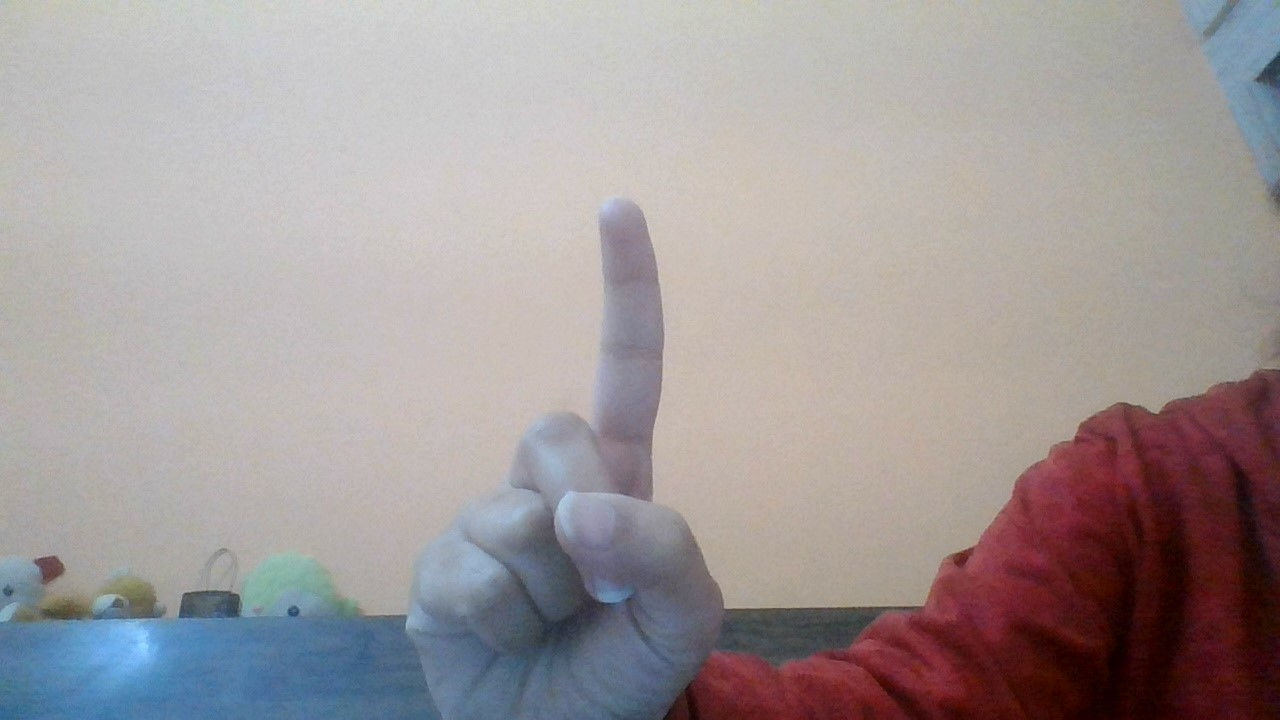
//> input picture HandGesture/HandGesture/1.jpg, 1280 x 720 px, given in place of the camera
$ ./HandGesture   (built with g++ and OpenCV 4)
//> lines starting //> are read from the running program, lines starting //| are printed output that depends on the picture; after the words box and inside, x2 and y2 are one past the last pixel; in counts of white or black regions, pixels touching at a corner belong together
#include "opencv2/imgproc/imgproc.hpp"
#include <opencv2/highgui/highgui.hpp>
#include <iostream>

using namespace cv;
using namespace std;

int main(int argc, const char** argv)
{


    VideoCapture cam(0);
    if (!cam.isOpened()) {
        cout << "ERROR not opened " << endl;
        return -1;
    }
    Mat img;
    Mat img_threshold;
    Mat img_gray;
    Mat img_roi;
    namedWindow("Original_image", WINDOW_AUTOSIZE);
    namedWindow("Gray_image", WINDOW_AUTOSIZE);
    namedWindow("Thresholded_image", WINDOW_AUTOSIZE);
    namedWindow("ROI", WINDOW_AUTOSIZE);
    char a[40];
    int count = 0;
    while (1) {
        bool b = cam.read(img);
//> img is the input picture: 720 rows x 1280 cols, CV_8UC3; mean B, G, R 153.5, 153, 161
        if (!b) {
            cout << "ERROR : cannot read" << endl;
            return -1;
        }
        Rect roi(340, 100, 270, 270);
        img_roi = img(roi);
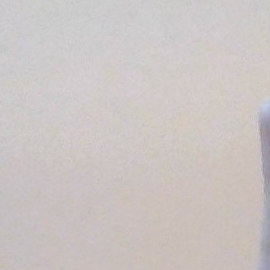
//> img_roi: 270 rows x 270 cols, CV_8UC3; mean B, G, R 195.1, 196.8, 203.3
        cvtColor(img_roi, img_gray, COLOR_BGR2GRAY);

        GaussianBlur(img_gray, img_gray, Size(19, 19), 0.0, 0);
        threshold(img_gray, img_threshold, 0, 255, THRESH_BINARY_INV + THRESH_OTSU);
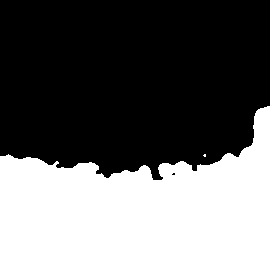
//> img_threshold: 270 rows x 270 cols, CV_8UC1; 40.6% white; 2 white regions (1 under 20 px)

        vector<vector<Point> >contours;
        vector<Vec4i>hierarchy;
        findContours(img_threshold, contours, hierarchy, RETR_EXTERNAL, CHAIN_APPROX_SIMPLE, Point());
//> contours = 2 contours, 1 with area under 20; largest, box (x1, y1, x2, y2) and area: (0, 106, 270, 270) 29160
        if (contours.size() > 0) {
            size_t indexOfBiggestContour = -1;
            size_t sizeOfBiggestContour = 0;

            for (size_t i = 0; i < contours.size(); i++) {
                if (contours[i].size() > sizeOfBiggestContour) {
                    sizeOfBiggestContour = contours[i].size();
                    indexOfBiggestContour = i;
                }
            }
//> this loop made 2 passes
//> sizeOfBiggestContour on passes 1 to 2: 5, 196
//> after the loop, sizeOfBiggestContour = 196; indexOfBiggestContour = 1
            vector<vector<int> >hull(contours.size());
//> hull = 2 items
            vector<vector<Point> >hullPoint(contours.size());
//> hullPoint = 2 empty contours
            vector<vector<Vec4i> >defects(contours.size());
//> defects = 2 items
            vector<vector<Point> >defectPoint(contours.size());
//> defectPoint = 2 empty contours
            vector<vector<Point> >contours_poly(contours.size());
//> contours_poly = 2 empty contours
            Point2f rect_point[4];
            vector<RotatedRect>minRect(contours.size());
            vector<Rect> boundRect(contours.size());
            for (size_t i = 0; i < contours.size(); i++) {
                if (contourArea(contours[i]) > 5000) {
                    convexHull(contours[i], hull[i], true);
                    convexityDefects(contours[i], hull[i], defects[i]);
                    if (indexOfBiggestContour == i) {
                        minRect[i] = minAreaRect(contours[i]);
                        for (size_t k = 0; k < hull[i].size(); k++) {
                            int ind = hull[i][k];
                            hullPoint[i].push_back(contours[i][ind]);
                        }
                        count = 0;

                        for (size_t k = 0; k < defects[i].size(); k++) {
                            if (defects[i][k][3] > 13 * 256) {
                                /*   int p_start=defects[i][k][0];   */
                                int p_end = defects[i][k][1];
                                int p_far = defects[i][k][2];
                                defectPoint[i].push_back(contours[i][p_far]);
                                circle(img_roi, contours[i][p_end], 3, Scalar(0, 255, 0), 2);
                                count++;
                            }

                        }

                        if (count == 1)
                            strcpy_s(a, "1 ");
                        else if (count == 2)
                            strcpy_s(a, "2 ");
                        else if (count == 3)
                            strcpy_s(a, "3 ");
                        else if (count == 4)
                            strcpy_s(a, "4");
                        else if (count == 5)
                            strcpy_s(a, "5");
                        else
                            strcpy_s(a, "Welcome !!");

                        putText(img, a, Point(70, 70), FONT_HERSHEY_SIMPLEX, 3, Scalar(255, 0, 0), 2, 8, false);
                        drawContours(img_threshold, contours, i, Scalar(255, 255, 0), 2, 8, vector<Vec4i>(), 0, Point());
                        drawContours(img_threshold, hullPoint, i, Scalar(255, 255, 0), 1, 8, vector<Vec4i>(), 0, Point());
                        drawContours(img_roi, hullPoint, i, Scalar(0, 0, 255), 2, 8, vector<Vec4i>(), 0, Point());
                        approxPolyDP(contours[i], contours_poly[i], 3, false);
                        boundRect[i] = boundingRect(contours_poly[i]);
                        rectangle(img_roi, boundRect[i].tl(), boundRect[i].br(), Scalar(255, 0, 0), 2, 8, 0);
                        minRect[i].points(rect_point);
                        for (size_t k = 0; k < 4; k++) {
                            line(img_roi, rect_point[k], rect_point[(k + 1) % 4], Scalar(0, 255, 0), 2, 8);
                        }

                    }
                }

            }
//> this loop made 2 passes
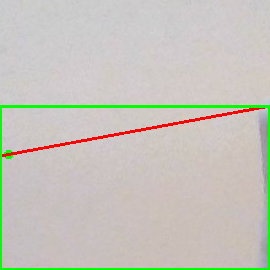
//> img_roi: 270 rows x 270 cols, CV_8UC3; 3.83% of pixels changed, all inside (x1, y1, x2, y2) = (0, 105, 270, 270)
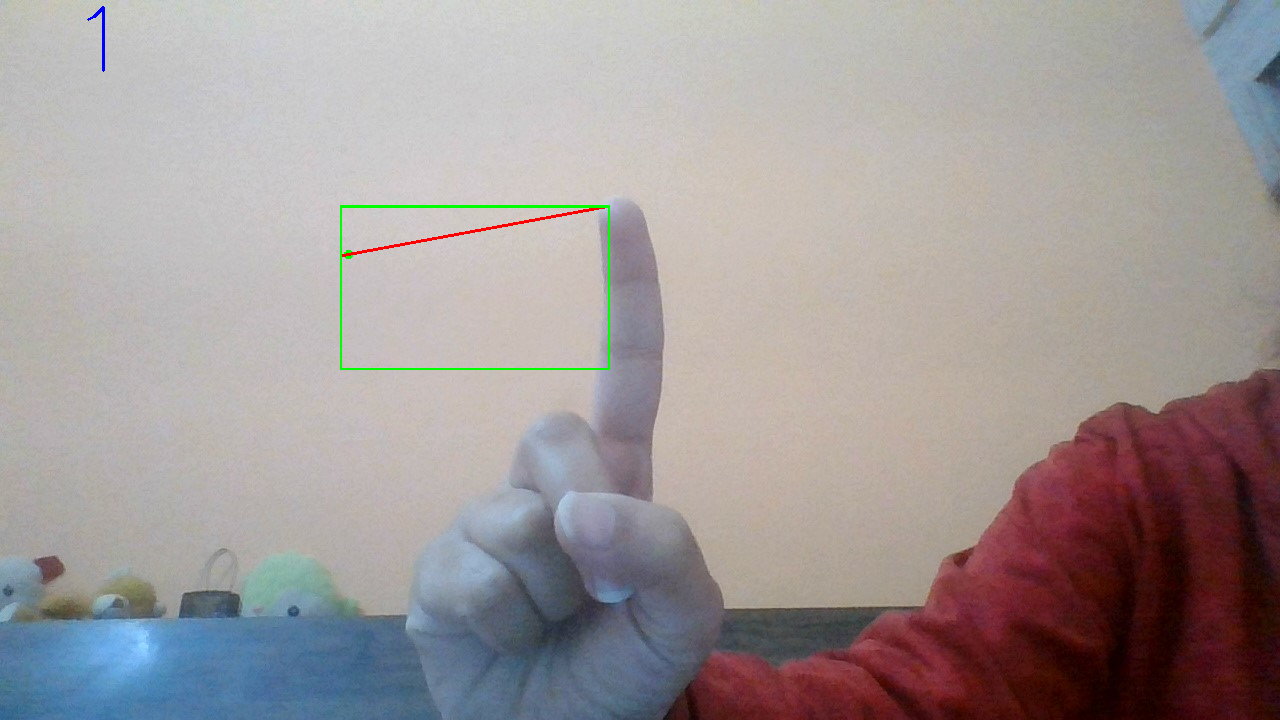
//> img: 720 rows x 1280 cols, CV_8UC3; mean B, G, R 153, 152.9, 160.6
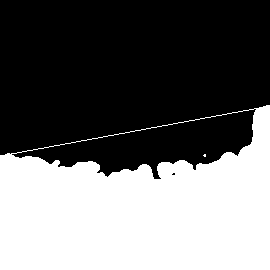
//> img_threshold: 270 rows x 270 cols, CV_8UC1; 41.6% white; 2 white regions (1 under 20 px), largest, box (x1, y1, x2, y2) and area: (0, 105, 270, 270) 30337
//> after the loop, count = 1; defectPoint = 2 entries, 1 filled: 1 contour, all with area under 20; a = "1 "
            imshow("Original_image", img);
            imshow("Gray_image", img_gray);
            imshow("Thresholded_image", img_threshold);
            imshow("ROI", img_roi);
            if (waitKey(30) == 27) {
//> the Esc key is pressed
//> (the run ends here: the program exits with an error code, at `return -1;`)

$ run again, on HandGesture/HandGesture/2.jpg
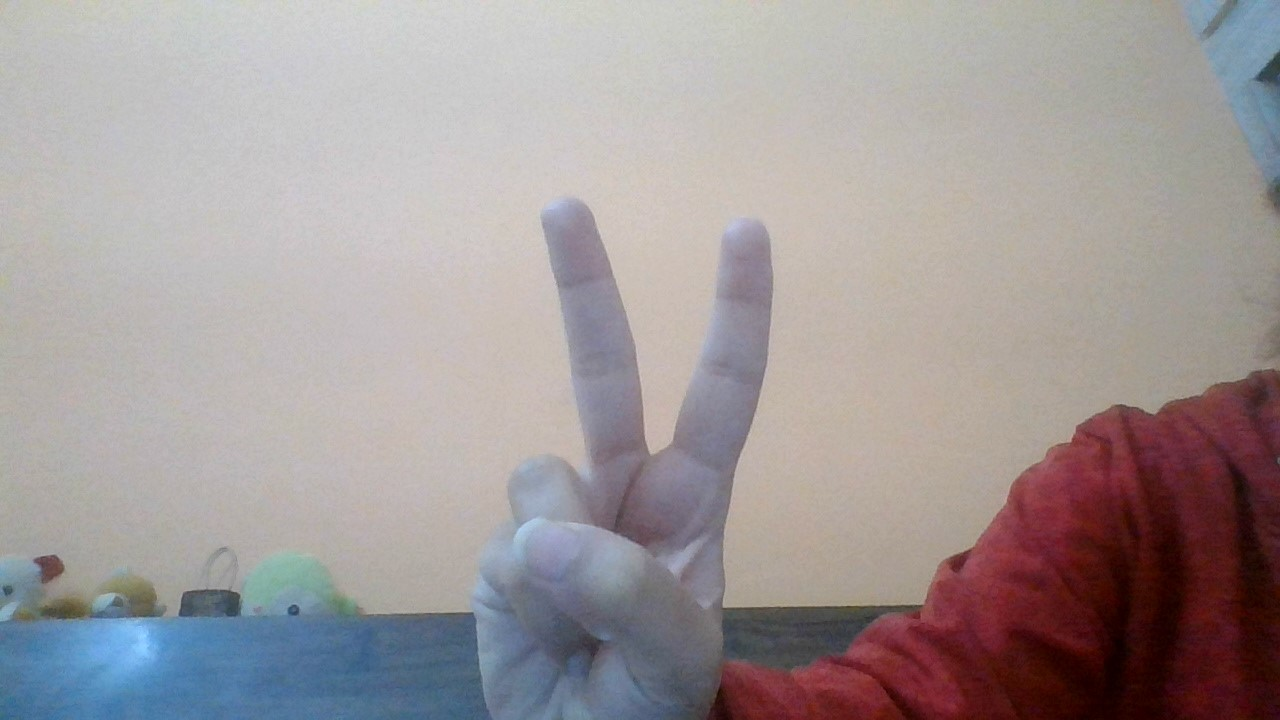
//> input picture HandGesture/HandGesture/2.jpg, 1280 x 720 px, given in place of the camera
//> img is the input picture: 720 rows x 1280 cols, CV_8UC3; mean B, G, R 153, 152.5, 160.6
//> contours = 1 contour; box (x1, y1, x2, y2) and area: (203, 103, 270, 270) 7766
//> the loop `for (size_t i = 0; i < contours.size(); i++)` made 1 pass
//> sizeOfBiggestContour on pass 1: 124
//> after the loop `for (size_t i = 0; i < contours.size(); i++)`: sizeOfBiggestContour = 124; indexOfBiggestContour = 0
//> hull = 1 item
//> `vector<vector<Point> >hullPoint(contours.size());`: hullPoint = 1 empty contours
//> defects = 1 item
//> defectPoint = 1 empty contours
//> minRect = 1 RotatedRect (x, y, width, height, angle): [0, 0, 0, 0, 0]
//> boundRect = 1 Rect (x, y, width, height): [0, 0, 0, 0]
//> the loop `for (size_t i = 0; i < contours.size(); i++)` made 1 pass
//> count on pass 1: 0
//> after the loop `for (size_t i = 0; i < contours.size(); i++)`:
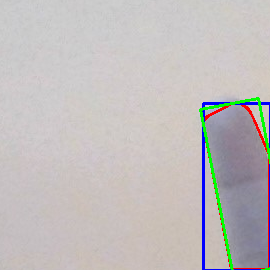
//> img_roi: 270 rows x 270 cols, CV_8UC3; mean B, G, R 188.7, 188.9, 193
//> after the loop `for (size_t i = 0; i < contours.size(); i++)`:
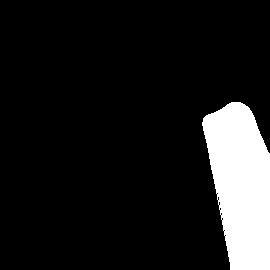
//> img_threshold: 270 rows x 270 cols, CV_8UC1; 11.5% white; 1 white region, box (x1, y1, x2, y2) and area: (202, 102, 270, 270) 8359
//> after the loop `for (size_t i = 0; i < contours.size(); i++)`: count = 0; a = "Welcome !!"
